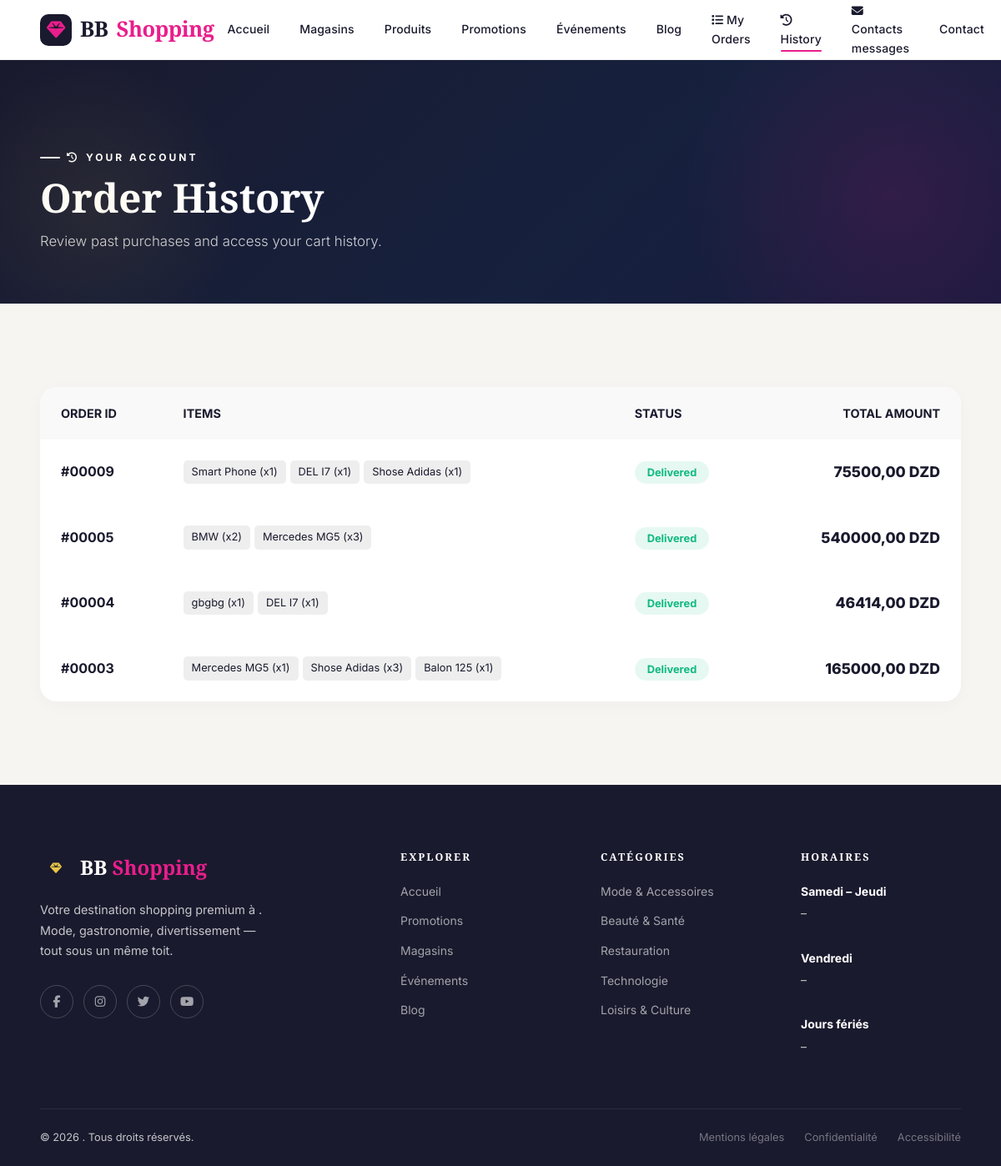
Page /history/ (signed in) on the committed database.
### centre_commercial/models.py (models this page shows, shortened)
class Order(models.Model):
    STATUS_CHOICES = [
        ('pending', 'Pending'),
        ('processing', 'Processing'),
        ('shipped', 'Shipped'),
        ('delivered', 'Delivered'),
        ('cancelled', 'Cancelled'),
    ]
    PAYMENT_METHOD_CHOICES = [
        ('cash', 'Cash on Delivery'),
        ('card', 'Card'),
        ('transfer', 'Bank Transfer'),
    ]
    user = models.ForeignKey(settings.AUTH_USER_MODEL, on_delete=models.CASCADE, related_name='orders')
    status = models.CharField(max_length=20, choices=STATUS_CHOICES, default='pending', verbose_name=_("Status"), db_index=True)
    created_at = models.DateTimeField(auto_now_add=True, verbose_name=_("Created at"), db_index=True)
    updated_at = models.DateTimeField(auto_now_add=True, verbose_name=_("Updated at"), db_index=True)
    total_price = models.DecimalField(max_digits=10, decimal_places=2, default=0, verbose_name=_("Total price"))
    address = models.CharField(max_length=255, verbose_name=_("Address"))
    payment_method = models.CharField(max_length=20, choices=PAYMENT_METHOD_CHOICES, default='cash', verbose_name=_("Payment method"))
    notes = models.TextField(blank=True, null=True, verbose_name=_("Notes"))
    class Meta:
        ordering = ['-created_at']

class OrderItem(models.Model):
    STATUS_CHOICES = [
        ('processing', 'Processing'),
        ('available', 'Available'),
        ('received', 'Received'),
        ('cancelled', 'Cancelled'),
    ]
    order    = models.ForeignKey(Order, on_delete=models.CASCADE, related_name='items')
    product  = models.ForeignKey('Product', on_delete=models.CASCADE)
    quantity = models.PositiveIntegerField(default=1)
    price    = models.DecimalField(max_digits=10, decimal_places=2)
    status = models.CharField(max_length=20, choices=STATUS_CHOICES, default='processing')
    notes = models.CharField(max_length=255, blank=True, null=True)

class Product(models.Model):
    shop = models.ForeignKey(Shop, on_delete=models.CASCADE, related_name='products')
    category = models.ForeignKey(ProductCategory, on_delete=models.CASCADE)
    name = models.CharField(max_length=200)
    description = CKEditor5Field('Content', config_name='default')
    slug = models.SlugField(unique=True, blank=True)
    old_price = models.DecimalField(max_digits=10, decimal_places=2, null=True, blank=True)
    price = models.DecimalField(max_digits=10, decimal_places=2)
    image = models.ImageField(upload_to='products/', blank=True, null=True)
    created_at = models.DateTimeField(auto_now_add=True)
    updated_at = models.DateTimeField(auto_now=True)
    is_featured = models.BooleanField(default=False)
    is_active = models.BooleanField(default=False)
    class Meta:
        ordering = ['-created_at', '-updated_at']
        verbose_name = _("Product")

### centre_commercial/views.py (the view)
# urls.py: path('history/', views.order_history, name='order_history'),
@login_required # order_history
def order_history(request):
    orders = Order.objects.filter(user=request.user, status='delivered').order_by('-id')
    return render(request, 'mall/order_history.html', {'orders': orders})

### centre_commercial/context_processors.py (called while the page is built)
def cart_processor(request):
    cart_count = 0
    if request.user.is_authenticated:
        order = Order.objects.filter(user=request.user, status='pending').first()
        if order:
            cart_count = sum(item.quantity for item in order.items.all())
    return {
        'cart_count': cart_count
    }

### templates/mall/order_history.html (shortened to what this page needs)
{% extends 'base.html' %}
{% load static %}
{% block content %}
<section class="ym-page-hero" style="background-color: var(--primary); color: white; padding: 100px 0 60px;">
    <div class="ym-container">
        <p class="ym-eyebrow" style="color: var(--accent);">
            <i class="fas fa-history"></i> Your Account
        </p>
        <h1 class="ym-section-title" style="color: white;">Order History</h1>
        <p class="ym-section-subtitle" style="color: rgba(255,255,255,0.8);">
            Review past purchases and access your cart history.
        </p>
    </div>
</section>
<section class="ym-section ym-section--gray" style="min-height: 60vh;">
    <div class="ym-container">
        {% if orders %}
        <div style="background: #fff; border-radius: 20px; box-shadow: 0 4px 20px rgba(0,0,0,0.03); overflow: hidden;">
            <table style="width: 100%; border-collapse: collapse;">
                <thead>
                    <tr style="background: #f9f9f9; text-align: left; border-bottom: 1px solid var(--border);">
                        <th style="padding: 20px 25px; font-weight: 700; color: var(--text-muted); font-size: 0.9rem; text-transform: uppercase;">Order ID</th>
                        <th style="padding: 20px 25px; font-weight: 700; color: var(--text-muted); font-size: 0.9rem; text-transform: uppercase;">Items</th>
                        <th style="padding: 20px 25px; font-weight: 700; color: var(--text-muted); font-size: 0.9rem; text-transform: uppercase;">Status</th>
                        <th style="padding: 20px 25px; font-weight: 700; color: var(--text-muted); font-size: 0.9rem; text-transform: uppercase; text-align: right;">Total Amount</th>
                    </tr>
                </thead>
                <tbody>
                    {% for order in orders %}
                    <tr style="border-bottom: 1px solid var(--border); transition: background 0.3s;" onmouseover="this.style.background='#fafafa'" onmouseout="this.style.background='transparent'">
                        <td style="padding: 25px; font-weight: 700; color: var(--primary);">#{{ order.id|stringformat:"05d" }}</td>
                        <td style="padding: 25px; color: var(--text-muted);">
                            <div style="display: flex; gap: 5px; flex-wrap: wrap;">
                            {% for item in order.items.all %}
                                <span style="background: #eee; padding: 4px 10px; border-radius: 5px; font-size: 0.8rem;">{{ item.product.name|truncatechars:20 }} (x{{ item.quantity }})</span>
                            {% endfor %}
                            </div>
                        </td>
                        <td style="padding: 25px;">
                            <span style="background: {% if order.status == 'delivered' %}rgba(16,185,129,0.1){% else %}rgba(245,158,11,0.1){% endif %}; color: {% if order.status == 'delivered' %}#10b981{% else %}#f59e0b{% endif %}; padding: 6px 15px; border-radius: 50px; font-size: 0.8rem; font-weight: 700; text-transform: capitalize;">
                                {{ order.status }}
                            </span>
                        </td>
                        <td style="padding: 25px; font-weight: 800; color: var(--primary); text-align: right; font-size: 1.1rem;">
                            {{ order.total_price }} DZD
                        </td>
                    </tr>
                    {% endfor %}
                </tbody>
            </table>
        </div>
        {% endif %}
    </div>
</section>
{% endblock %}

### static/css/main.css (style rules this page uses)
:root { --color-primary: #1a1a2e; --color-secondary: #16213e; --color-accent: #e8c547; --color-accent2: #c9a227; --color-pink: #e91e8c; --color-surface: #ffffff; --color-bg: #f7f5f2; --color-text: #1a1a2e; --color-muted: #6b7280; --color-border: #e5e7eb; --font-display: 'Playfair Display', Georgia, serif; --font-body: 'Inter', system-ui, sans-serif; --radius-sm: 6px; --radius-md: 12px; --radius-lg: 20px; --radius-xl: 32px; --shadow-sm: 0 2px 8px rgba(0,0,0,.06); --shadow-md: 0 8px 30px rgba(0,0,0,.10); --shadow-lg: 0 20px 60px rgba(0,0,0,.15); --shadow-xl: 0 30px 80px rgba(0,0,0,.20); --transition: 0.3s cubic-bezier(0.4, 0, 0.2, 1); --transition-slow: 0.6s cubic-bezier(0.4, 0, 0.2, 1); }
*, *::before, *::after { box-sizing: border-box; margin: 0; padding: 0; }
html { scroll-behavior: smooth; }
body { font-family: var(--font-body); background-color: var(--color-bg); color: var(--color-text); overflow-x: hidden; line-height: 1.6; }
h1, h2, h3, h4, h5 { font-family: var(--font-display); line-height: 1.2; font-weight: 700; }
.ym-section { padding: 100px 0; }
.ym-section--gray { background: var(--color-bg); }
.ym-container { width: 100%; max-width: 1380px; margin: 0 auto; padding: 0 48px; }
.ym-eyebrow { display: inline-flex; align-items: center; gap: 8px; font-size: 0.75rem; font-weight: 700; letter-spacing: 3px; text-transform: uppercase; color: var(--color-pink); margin-bottom: 12px; }
.ym-eyebrow::before { content: ''; width: 24px; height: 2px; background: currentColor; border-radius: 2px; }
.ym-section-title { font-family: var(--font-display); font-size: clamp(2rem, 4vw, 3.2rem); color: inherit; line-height: 1.1; }
.ym-section-subtitle { color: var(--color-muted); font-size: 1.05rem; font-weight: 300; margin-top: 12px; max-width: 520px; line-height: 1.7; }
.ym-page-hero { background: linear-gradient(135deg, var(--color-primary) 0%, #16213e 60%, #1a1a3e 100%); padding: 120px 0 72px; position: relative; overflow: hidden; }
.ym-page-hero::before { content: ''; position: absolute; top: -30%; right: -10%; width: 500px; height: 500px; background: radial-gradient(circle, rgba(233,30,140,0.12) 0%, transparent 70%); pointer-events: none; }
.ym-page-hero::after { content: ''; position: absolute; bottom: -20%; left: -5%; width: 350px; height: 350px; background: radial-gradient(circle, rgba(232,197,71,0.08) 0%, transparent 70%); pointer-events: none; }
.ym-page-hero .ym-eyebrow { color: var(--color-accent); }
.ym-page-hero .ym-section-title { color: #fff; max-width: 700px; }
.ym-page-hero .ym-section-subtitle { color: rgba(255,255,255,0.65); }

### rows in the picture
Order: id "00009", status "Delivered", total_price "75500,00"
OrderItem: product.name "Smart Phone", quantity "1"
OrderItem: product.name "DEL I7", quantity "1"
OrderItem: product.name "Shose Adidas", quantity "1"
Order: id "00005", status "Delivered", total_price "540000,00"
OrderItem: product.name "BMW", quantity "2"
OrderItem: product.name "Mercedes MG5", quantity "3"
Order: id "00004", status "Delivered", total_price "46414,00"
OrderItem: product.name "gbgbg", quantity "1"
OrderItem: product.name "DEL I7", quantity "1"
Order: id "00003", status "Delivered", total_price "165000,00"
OrderItem: product.name "Mercedes MG5", quantity "1"
OrderItem: product.name "Shose Adidas", quantity "3"
OrderItem: product.name "Balon 125", quantity "1"
